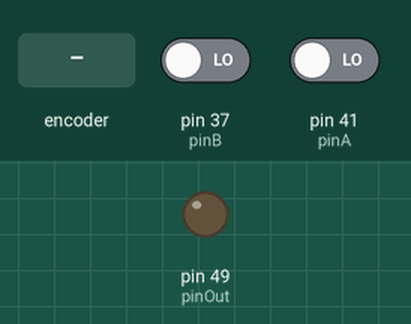
The sketch below on a simulated Arduino Mega 2560, built with avr-gcc and run on an emulated ATmega2560. Shown: output pins drawn as LEDs (lit = HIGH). Dashed ring = blinking. The test bench sets the inputs (shaded band); at power-on: pin 37 (pinB) LOW, pin 41 (pinA) LOW.

Above: at 1.2 s.
1.3 s: rotary encoder on pin 41 (pinA) / pin 37 (pinB) turned 3 steps (first pin leading)
At 1.43 s:
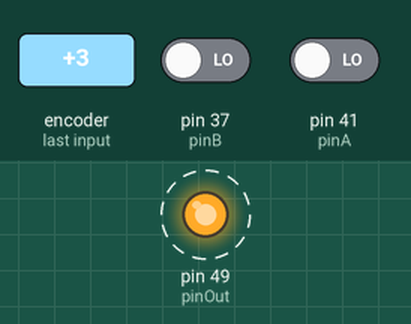
At 2.7 s:
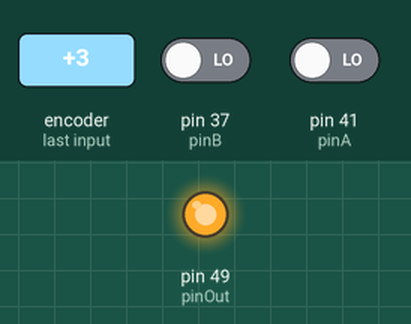
Timing chart, 0 to 4.3 s (numbered marks = the images above; inputs shaded):
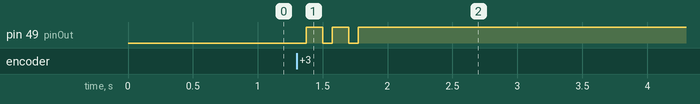

The sketch:

and_2.ino
```cpp
int pinOut = 49;
int pinA = 41;
int pinB = 37;
void setup()
{
pinMode(pinOut, OUTPUT);
pinMode(pinA, INPUT);
pinMode(pinB, INPUT);
}
void loop()
{
boolean pinAState = digitalRead(pinA);
boolean pinBState = digitalRead(pinB);
boolean pinOutState;
// and
pinOutState =pinAState & pinBState;
digitalWrite(pinOut, pinOutState);
}
```

Measured:
- after the input at 1.3 s, pin 49 (pinOut): alternates HIGH for 0.13 s and LOW for 0.07 s, 5 changes in all, then stays HIGH, starting after 0.08 s
